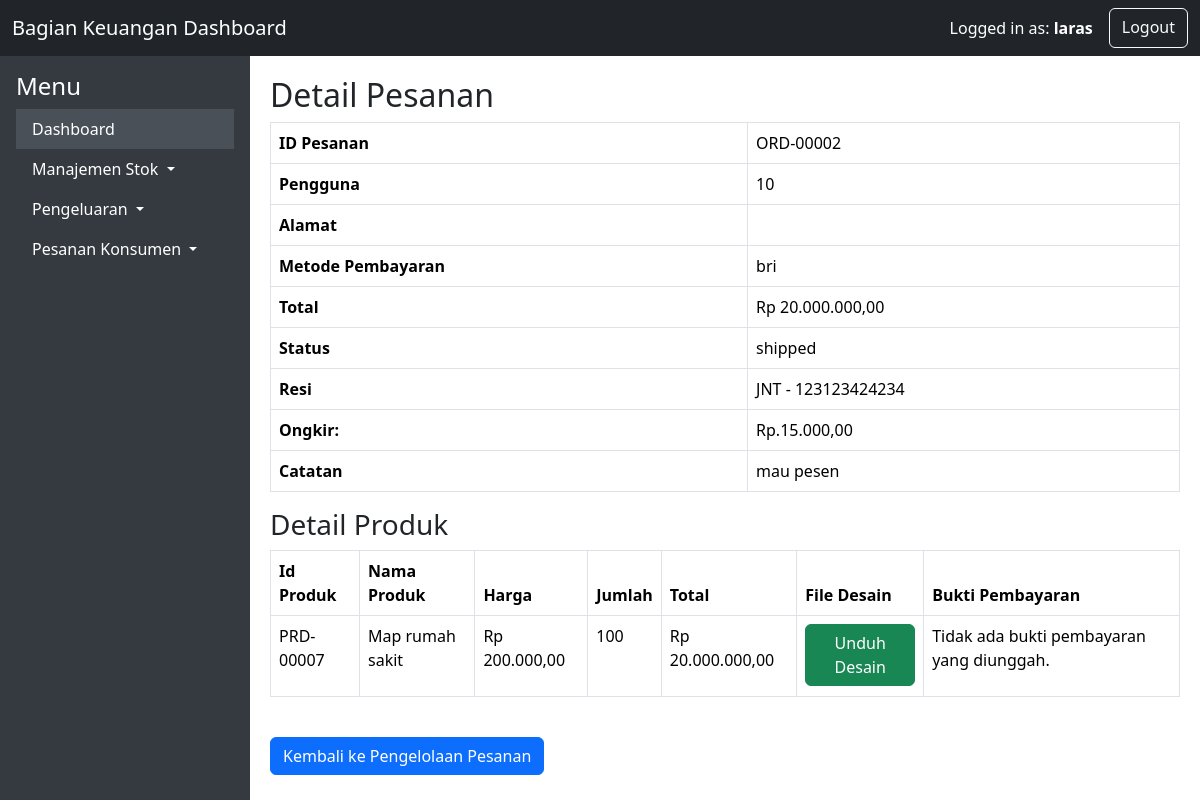
Page /bagian_keuangan/view_company_order.php?id=2 (signed in) on the committed database.
### tables this page shows
CREATE TABLE `orders` (
  `id` int(11) NOT NULL,
  `user_id` int(11) NOT NULL,
  `order_code` varchar(20) NOT NULL,
  `total` decimal(10,2) NOT NULL,
  `created_at` timestamp NOT NULL DEFAULT current_timestamp(),
  `updated_at` timestamp NOT NULL DEFAULT current_timestamp() ON UPDATE current_timestamp(),
  `address` varchar(255) NOT NULL,
  `shipping_method` varchar(50) NOT NULL,
  `payment_method` varchar(50) NOT NULL,
  `status` varchar(50) NOT NULL DEFAULT 'pending',
  `tracking_number` varchar(255) DEFAULT NULL,
  `shipping_cost` decimal(10,2) DEFAULT NULL,
  `payment_proof` varchar(255) DEFAULT NULL,
  `rejection_notes` text DEFAULT NULL,
  `proofing_file` varchar(255) DEFAULT NULL
);

CREATE TABLE `order_items` (
  `id` int(11) NOT NULL,
  `order_id` int(11) NOT NULL,
  `product_id` int(11) NOT NULL,
  `quantity` int(11) NOT NULL,
  `price` decimal(10,2) NOT NULL,
  `design_file` varchar(255) DEFAULT NULL,
  `note` text DEFAULT NULL
);

CREATE TABLE `products` (
  `id` int(11) NOT NULL,
  `product_code` varchar(20) NOT NULL,
  `name` varchar(100) NOT NULL,
  `description` text DEFAULT NULL,
  `price` decimal(10,2) NOT NULL,
  `image` varchar(255) DEFAULT NULL,
  `created_at` timestamp NOT NULL DEFAULT current_timestamp(),
  `company` tinyint(1) DEFAULT 0,
  `estimasi_pengerjaan` varchar(255) DEFAULT NULL,
  `min_order` int(11) DEFAULT 1
);

### bagian_keuangan/view_company_order.php (the view, shortened to what this page needs)
<?php
include '../includes/db.php';
$order_id = $_GET['id'];
$stmt = $conn->prepare("SELECT * FROM orders WHERE id = ?");
$stmt->bind_param("i", $order_id);
$stmt->execute();
$result = $stmt->get_result();
$order = $result->fetch_assoc();
$stmt = $conn->prepare("SELECT order_items.*, products.name AS product_name, products.product_code FROM order_items JOIN products ON order_items.product_id = products.id WHERE order_items.order_id = ?");
$stmt->bind_param("i", $order_id);
$stmt->execute();
$result = $stmt->get_result();
$order_items = $result->fetch_all(MYSQLI_ASSOC);
$notes = [];
foreach ($order_items as $item) {
    if (!empty($item['note'])) {
        $notes[] = $item['note'];
    }
}
$notes = implode(", ", $notes);
?>
<!DOCTYPE html>
<html>
<head>
    <link href="https://cdn.jsdelivr.net/npm/bootstrap@5.3.3/dist/css/bootstrap.min.css" rel="stylesheet">
</head>
<body>
<nav class="navbar navbar-dark bg-dark">
        <div class="container-fluid">
            <a class="navbar-brand" href="#">Bagian Keuangan Dashboard</a>
            <div class="d-flex">
                <div class="navbar-text text-white me-3">
                    Logged in as: <strong><?php echo htmlspecialchars($_SESSION['username']); ?></strong>
                </div>
                <a class="btn btn-outline-light" href="logout.php">Logout</a>
            </div>
        </div>
    </nav>
    <div class="main-content">
        <div class="sidebar">
            <div class="p-3">
                <h4>Menu</h4>
                <ul class="nav flex-column">
                    <li class="nav-item">
                        <a class="nav-link active" aria-current="page" href="dashboard.php">Dashboard</a>
                    </li>
                    <li class="nav-item dropdown">
                        <a class="nav-link dropdown-toggle" href="#" id="navbarDropdown" role="button" data-bs-toggle="dropdown" aria-expanded="false">
                            Manajemen Stok
                        </a>
                    </li>
                    <li class="nav-item dropdown">
                        <a class="nav-link dropdown-toggle" href="#" id="navbarDropdown" role="button" data-bs-toggle="dropdown" aria-expanded="false">
                            Pengeluaran
                        </a>
                    </li>
                    <li class="nav-item dropdown">
                        <a class="nav-link dropdown-toggle" href="#" id="navbarDropdown" role="button" data-bs-toggle="dropdown" aria-expanded="false">
                            Pesanan Konsumen
                        </a>
                    </li>
                </ul>
            </div>
        </div>
        <div class="content">
            <h2>Detail Pesanan</h2>
            <table class="table table-bordered">
                <tr>
                    <th>ID Pesanan</th>
                    <td><?= htmlspecialchars($order['order_code']) ?></td>
                </tr>
                <tr>
                    <th>Pengguna</th>
                    <td><?= htmlspecialchars($order['user_id']) ?></td>
                </tr>
                <tr>
                    <th>Alamat</th>
                    <td><?= htmlspecialchars($order['address']) ?></td>
                </tr>
                <tr>
                    <th>Metode Pembayaran</th>
                    <td><?= htmlspecialchars($order['payment_method']) ?></td>
                </tr>
                <tr>
                    <th>Total</th>
                    <td>Rp <?= number_format($order['total'], 2, ',', '.') ?></td>
                </tr>
                <tr>
                    <th>Status</th>
                    <td><?= htmlspecialchars($order['status']) ?></td>
                </tr>
                <tr>
                    <th>Resi</th>
                    <td><?= htmlspecialchars($order['tracking_number']) ?></td>
                </tr>
                <tr>
                    <th>Ongkir:</th>
                    <td>Rp.<?= number_format($order['shipping_cost'], 2, ',', '.'); ?></td>
                </tr>
                <tr>
                    <th>Catatan</th>
                    <td><?= htmlspecialchars($notes) ?></td>
                </tr>
            </table>
            <h3>Detail Produk</h3>
            <table class="table table-bordered">
                <thead>
                    <tr>
                        <th>Id Produk</th>
                        <th>Nama Produk</th>
                        <th>Harga</th>
                        <th>Jumlah</th>
                        <th>Total</th>
                        <th>File Desain</th>
                        <th>Bukti Pembayaran</th>
                    </tr>
                </thead>
                <tbody>
                    <?php foreach ($order_items as $item): ?>
                    <tr>
                        <td><?= $item['product_code'] ?></td>
                        <td><?= htmlspecialchars($item['product_name']) ?></td>
                        <td>Rp <?= number_format($item['price'], 2, ',', '.') ?></td>
                        <td><?= htmlspecialchars($item['quantity']) ?></td>
                        <td>Rp <?= number_format($item['price'] * $item['quantity'], 2, ',', '.') ?></td>
                        <td>
                            <?php if ($item['design_file']): ?>
                                <a class="btn btn-success" href="../uploads/designs/<?= htmlspecialchars($item['design_file']) ?>" download>Unduh Desain</a>
                            <?php endif; ?>
                        </td>
                        <td>
                            <?php if (!empty($order['payment_proof'])): ?>
                            <a class="btn btn-warning" href="../uploads/payment_proofs/<?= htmlspecialchars($order['payment_proof']) ?>"  target="_blank">Lihat Gambar</a>
                            <?php else: ?>
                            <p>Tidak ada bukti pembayaran yang diunggah.</p>
                            <?php endif; ?>
                        </td>
                    </tr>
                    <?php endforeach; ?>
                </tbody>
            </table>
            <br>
            <a class="btn btn-primary" href="manage_company_orders.php">Kembali ke Pengelolaan Pesanan</a>
        </div>
    </div>
</body>
</html>

### bagian_keuangan/view_company_order.php (style rules this page uses)
html, body { margin: 0; padding: 0; height: 100%; overflow: hidden; }
.main-content { display: flex; height: 100%; }
.navbar { position: sticky; top: 0; z-index: 1000; }
.sidebar { width: 250px; position: sticky; top: 0; background: #343a40; color: #fff; height: 100vh; overflow-y: auto; padding: 0; }
.sidebar .nav-link { color: #fff; }
.sidebar .nav-link.active { background: #495057; }
.content { flex: 1; overflow-y: auto; padding: 20px; height: calc(100vh - 56px); }
table { border-collapse: collapse; width: 100%; }
th, td { text-align: left; padding: 8px; }
tr:nth-child(even) { background-color: #f2f2f2; }
th { background-color: #778899; color: white; }

### rows in the picture
orders: order_code "ORD-00002", user "10", payment_method "bri", total "20.000.000,00", status "shipped", tracking_number "JNT - 123123424234", shipping_cost "15.000,00"
order_items: product.product_code "PRD-00007", product.name "Map rumah sakit", price "200.000,00", quantity "100", $item['price'] * $item['quantity'] "20.000.000,00"

### other values in the picture
$_SESSION['username'] "laras"
$notes "mau pesen"
